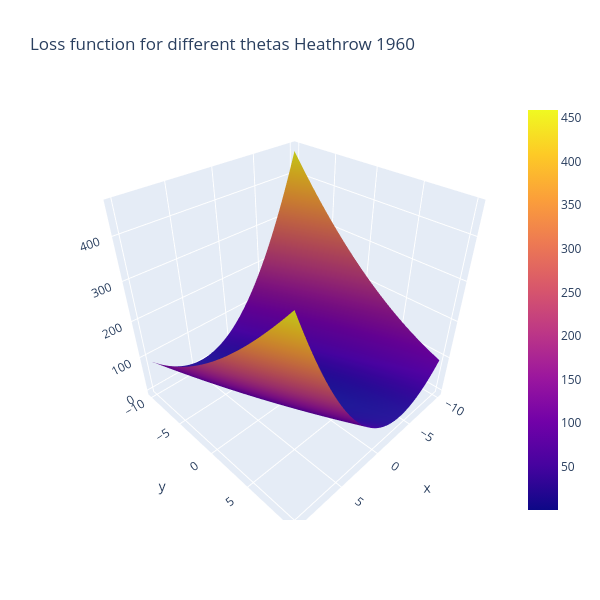

This figure's notebook cell:
### Code cell
#This figure shows the loss function.

#X = Theta0
#Y - Theta1
#Z = Loss
#Find where it is closest to 0 in X and Y!

#you can click/hold in the graph below to rotate!

fig = go.Figure(data=[go.Surface(x=theta1_vals, y=theta0_vals, z=J_vals)])
fig.update_layout(title='Loss function for different thetas Heathrow 1960', autosize=True,
                  width=600, height=600, xaxis_title='theta0', 
                 yaxis_title='theta1')
plt.savefig('Heathrow 1960 3d', dpi=300, bbox_inches='tight')
fig.show()
plt.show()

### Figure 1 — Plotly figure (JSON) as saved in the notebook; plotly's stock layout.template omitted (floating-point values rounded to 4 significant figures; data arrays with more than 128 entries replaced by an {"elided": "..."} marker saying what was removed)
{"data": [{"type": "surface", "x": [-10, -9.798, -9.596, -9.394, -9.192, -8.99, -8.788, -8.586, -8.384, -8.182, -7.98, -7.778, -7.576, -7.374, -7.172, -6.97, -6.768, -6.566, -6.364, -6.162, -5.96, -5.758, -5.556, -5.354, -5.152, -4.949, -4.747, -4.545, -4.343, -4.141, -3.939, -3.737, -3.535, -3.333, -3.131, -2.929, -2.727, -2.525, -2.323, -2.121, -1.919, -1.717, -1.515, -1.313, -1.111, -0.9091, -0.7071, -0.5051, -0.303, -0.101, 0.101, 0.303, 0.5051, 0.7071, 0.9091, 1.111, 1.313, 1.515, 1.717, 1.919, 2.121, 2.323, 2.525, 2.727, 2.929, 3.131, 3.333, 3.535, 3.737, 3.939, 4.141, 4.343, 4.545, 4.747, 4.949, 5.152, 5.354, 5.556, 5.758, 5.96, 6.162, 6.364, 6.566, 6.768, 6.97, 7.172, 7.374, 7.576, 7.778, 7.98, 8.182, 8.384, 8.586, 8.788, 8.99, 9.192, 9.394, 9.596, 9.798, 10], "y": [-10, -9.798, -9.596, -9.394, -9.192, -8.99, -8.788, -8.586, -8.384, -8.182, -7.98, -7.778, -7.576, -7.374, -7.172, -6.97, -6.768, -6.566, -6.364, -6.162, -5.96, -5.758, -5.556, -5.354, -5.152, -4.949, -4.747, -4.545, -4.343, -4.141, -3.939, -3.737, -3.535, -3.333, -3.131, -2.929, -2.727, -2.525, -2.323, -2.121, -1.919, -1.717, -1.515, -1.313, -1.111, -0.9091, -0.7071, -0.5051, -0.303, -0.101, 0.101, 0.303, 0.5051, 0.7071, 0.9091, 1.111, 1.313, 1.515, 1.717, 1.919, 2.121, 2.323, 2.525, 2.727, 2.929, 3.131, 3.333, 3.535, 3.737, 3.939, 4.141, 4.343, 4.545, 4.747, 4.949, 5.152, 5.354, 5.556, 5.758, 5.96, 6.162, 6.364, 6.566, 6.768, 6.97, 7.172, 7.374, 7.576, 7.778, 7.98, 8.182, 8.384, 8.586, 8.788, 8.99, 9.192, 9.394, 9.596, 9.798, 10], "z": {"elided": "100x100 float values"}}], "layout": {"autosize": true, "height": 600, "scene": {"aspectmode": "auto", "aspectratio": {"x": 1, "y": 1, "z": 1}}, "title": {"text": "Loss function for different thetas Heathrow 1960"}, "width": 600, "xaxis": {"title": {"text": "theta0"}}, "yaxis": {"title": {"text": "theta1"}}}}
